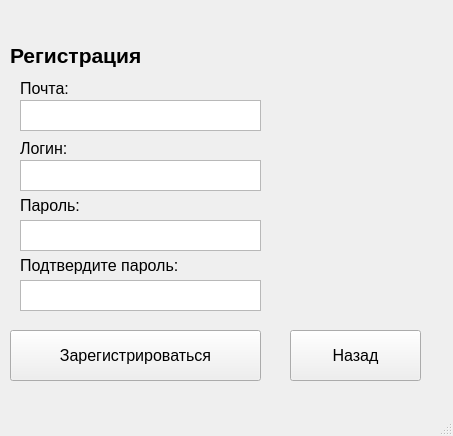
<?xml version="1.0" encoding="UTF-8"?>
<ui version="4.0">
 <class>reg_screen</class>
 <widget class="QMainWindow" name="reg_screen">
  <property name="geometry">
   <rect>
    <x>0</x>
    <y>0</y>
    <width>453</width>
    <height>436</height>
   </rect>
  </property>
  <property name="windowTitle">
   <string>Registration</string>
  </property>
  <widget class="QWidget" name="centralwidget">
   <widget class="QLabel" name="label">
    <property name="geometry">
     <rect>
      <x>10</x>
      <y>30</y>
      <width>291</width>
      <height>51</height>
     </rect>
    </property>
    <property name="font">
     <font>
      <pointsize>16</pointsize>
      <weight>75</weight>
      <bold>true</bold>
     </font>
    </property>
    <property name="text">
     <string>Регистрация</string>
    </property>
   </widget>
   <widget class="QLabel" name="Mail_Label">
    <property name="geometry">
     <rect>
      <x>20</x>
      <y>80</y>
      <width>121</width>
      <height>16</height>
     </rect>
    </property>
    <property name="font">
     <font>
      <pointsize>12</pointsize>
     </font>
    </property>
    <property name="text">
     <string>Почта:</string>
    </property>
   </widget>
   <widget class="QTextEdit" name="Mail_Text">
    <property name="geometry">
     <rect>
      <x>20</x>
      <y>100</y>
      <width>241</width>
      <height>31</height>
     </rect>
    </property>
   </widget>
   <widget class="QPushButton" name="Registr_Button">
    <property name="geometry">
     <rect>
      <x>10</x>
      <y>330</y>
      <width>251</width>
      <height>51</height>
     </rect>
    </property>
    <property name="font">
     <font>
      <pointsize>12</pointsize>
     </font>
    </property>
    <property name="text">
     <string>Зарегистрироваться</string>
    </property>
   </widget>
   <widget class="QLabel" name="Login_label">
    <property name="geometry">
     <rect>
      <x>20</x>
      <y>140</y>
      <width>121</width>
      <height>16</height>
     </rect>
    </property>
    <property name="font">
     <font>
      <pointsize>12</pointsize>
     </font>
    </property>
    <property name="text">
     <string>Логин:</string>
    </property>
   </widget>
   <widget class="QLabel" name="Password_Label">
    <property name="geometry">
     <rect>
      <x>20</x>
      <y>195</y>
      <width>121</width>
      <height>21</height>
     </rect>
    </property>
    <property name="font">
     <font>
      <pointsize>12</pointsize>
     </font>
    </property>
    <property name="text">
     <string>Пароль:</string>
    </property>
   </widget>
   <widget class="QLabel" name="Confirm_Label">
    <property name="geometry">
     <rect>
      <x>20</x>
      <y>250</y>
      <width>211</width>
      <height>31</height>
     </rect>
    </property>
    <property name="font">
     <font>
      <pointsize>12</pointsize>
     </font>
    </property>
    <property name="text">
     <string>Подтвердите пароль:</string>
    </property>
   </widget>
   <widget class="QLabel" name="Error_Text">
    <property name="geometry">
     <rect>
      <x>20</x>
      <y>380</y>
      <width>401</width>
      <height>31</height>
     </rect>
    </property>
    <property name="font">
     <font>
      <pointsize>12</pointsize>
     </font>
    </property>
    <property name="text">
     <string/>
    </property>
   </widget>
   <widget class="QTextEdit" name="Login_Text">
    <property name="geometry">
     <rect>
      <x>20</x>
      <y>160</y>
      <width>241</width>
      <height>31</height>
     </rect>
    </property>
   </widget>
   <widget class="QTextEdit" name="Password_Text">
    <property name="geometry">
     <rect>
      <x>20</x>
      <y>220</y>
      <width>241</width>
      <height>31</height>
     </rect>
    </property>
   </widget>
   <widget class="QTextEdit" name="Confirm_Text">
    <property name="geometry">
     <rect>
      <x>20</x>
      <y>280</y>
      <width>241</width>
      <height>31</height>
     </rect>
    </property>
   </widget>
   <widget class="QPushButton" name="Back_Button">
    <property name="geometry">
     <rect>
      <x>290</x>
      <y>330</y>
      <width>131</width>
      <height>51</height>
     </rect>
    </property>
    <property name="font">
     <font>
      <pointsize>12</pointsize>
     </font>
    </property>
    <property name="text">
     <string>Назад</string>
    </property>
   </widget>
  </widget>
  <widget class="QStatusBar" name="statusbar"/>
 </widget>
 <resources/>
 <connections/>
</ui>
